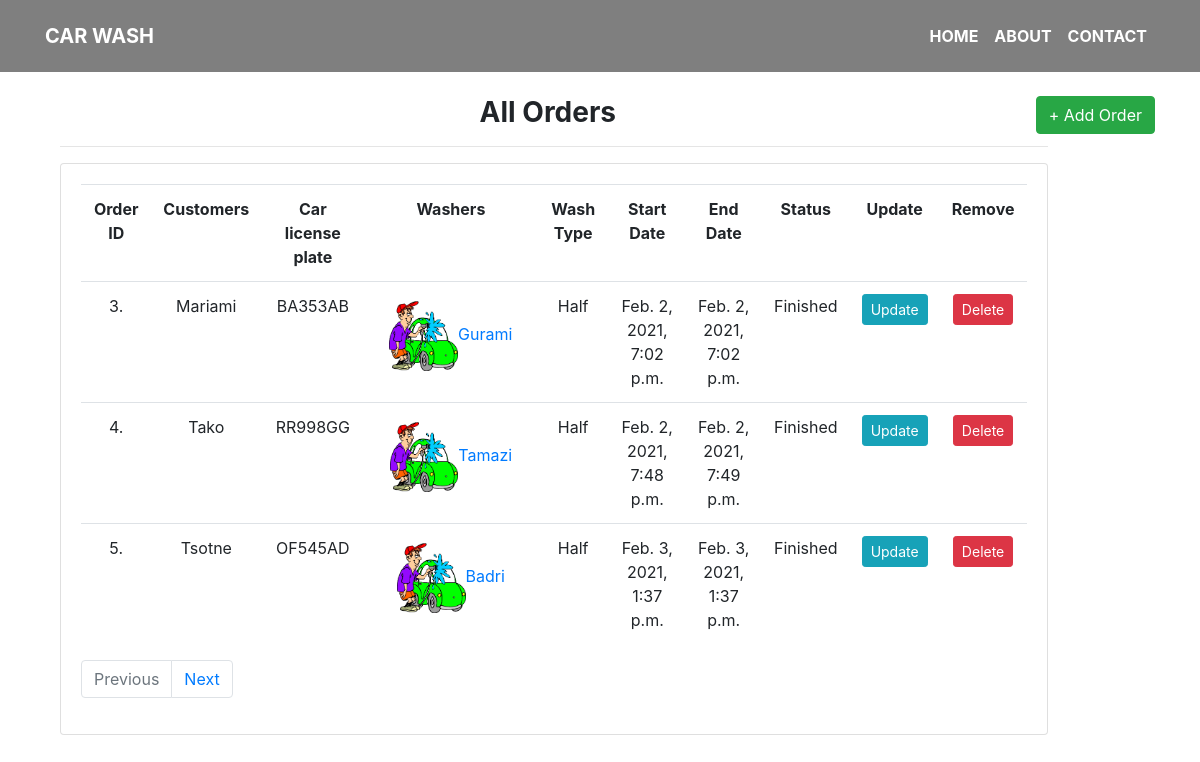
The app's page /order_list/ with its own data.
### car_wash/models.py (models this page shows, shortened)
class Order(models.Model):
    car = models.ForeignKey(Car, on_delete=models.PROTECT, related_name='orders', default=None)
    washer = models.ForeignKey(CarWasher, on_delete=models.CASCADE, related_name='orders')
    customer = models.ForeignKey(Customer, on_delete=models.SET_NULL, null=True, related_name='orders')
    wash_type = models.ForeignKey(WashType, on_delete=models.PROTECT, related_name='orders', default=None)
    order_price = models.DecimalField(max_digits=4, decimal_places=2, verbose_name=_("Price"), default=None, blank=True)
    created_date = models.DateTimeField(auto_now=True, verbose_name=_("Created Date"))
    order_start_date = models.DateTimeField(verbose_name=_("Start time"))
    order_end_date = models.DateTimeField(verbose_name=_("End time"))
    status = models.CharField(max_length=200, default=None)

class Customer(models.Model):
    name = models.CharField(max_length=200)
    def __str__(self):
        return self.name

class Car(models.Model):
    car_type = models.ForeignKey(CarType, on_delete=models.SET_NULL, null=True)
    license_plate = models.CharField(max_length=30, null=False)
    def __str__(self):
        return f"{self.license_plate}"

class CarWasher(models.Model):
    name = models.CharField(max_length=200)
    def __str__(self):
        return self.name

class WashType(models.Model):
    name = models.CharField(max_length=50, verbose_name=_("Name of wash type"))
    percentage = models.IntegerField(verbose_name=_("Base price percentage"), default=100)
    def __str__(self):
        return self.name

### car_wash/views.py (the view)
# urls.py: path('order_list/', name='order_list', view=order_list),
def order_list(request):
    orders = Order.objects.all()
    p = Paginator(orders, 3)
    page_num = request.GET.get('page', 1)
    try:
        page = p.page(page_num)
    except EmptyPage:
        page = p.page(1)
    if page.has_next():
        next_url = f'?page={page.next_page_number()}'
    else:
        next_url = ''
    if page.has_previous():
        prev_url = f'?page={page.previous_page_number()}'
    else:
        prev_url = ''
    return render(request, 'order_list.html',
                  {
                      'orders': page,
                      'next_page_url': next_url,
                      'prev_page_url': prev_url
                  })

### car_wash/templates/order_list.html (shortened to what this page needs)
{% extends 'base.html' %}
{% block body %}
{% load static %}
    <br>
    <br>
    <br>
    <br>
<a style='display:inline' class="btn btn-success float-right" href="{% url 'car_wash:create_order' %}" >+ Add Order</a>
<div class="col-md-11">
		<h3><strong>All Orders</strong></h3>
		<hr>
		<div class="card card-body">
            <table class="table">
				<tr>
                    <th>Order ID</th>
					<th>Customers</th>
					<th>Car license plate</th>
					<th>Washers</th>
					<th>Wash Type</th>
                    <th>Start Date</th>
					<th>End Date</th>
					<th>Status</th>
                    <th>Update</th>
					<th>Remove</th>
				</tr>
				{% for order in orders %}
					<tr>
                        <td>{{ order.pk }}.</td>
						<td>{{ order.customer }}</td>
						<td>{{ order.car }}</td>
						<td><a href="{% url 'car_wash:washer-detail' order.washer.id %}" class="btn"><img src="{% static 'images/washer.png' %}" height="70">{{ order.washer }}</a></td>
						<td>{{ order.wash_type }}</td>
						<td>{{ order.order_start_date }}</td>
						<td>{{ order.order_end_date }}</td>
						<td>{{ order.status }}</td>
                        <td><a class="btn btn-sm btn-info" href="{% url 'car_wash:update_order' order.id %}" >Update</a></td>
						<td><a class="btn btn-sm btn-danger" href="{% url 'car_wash:delete_order' order.id %}" >Delete</a></td>
					</tr>
				{% endfor %}
			</table>
            <nav aria-label="...">
          <ul class="pagination">
            <li class="page-item {% if not prev_page_url %} disabled {% endif %}">
                <a class="page-link" href="{{ prev_page_url }}" tabindex="-1">Previous</a>
            </li>
                <li class="page-item {% if not next_page_url %} disabled {% endif %}">
                    <a class="page-link" href="{{ next_page_url }}">Next</a>
                </li>
          </ul>
        </nav>
		</div>
	</div>
{% endblock body %}

### static/css/main.css (style rules this page uses)
div { text-align: center; }
body { background-image: url('/static/images/background.jpg'); background-repeat: no-repeat; background-size: 1500px 750px; }

### records on screen
Order: pk "3", customer "Mariami", car "BA353AB", washer "Gurami", wash_type "Half", order_start_date "Feb. 2, 2021, 7:02 p.m.", order_end_date "Feb. 2, 2021, 7:02 p.m.", status "Finished"
Order: pk "4", customer "Tako", car "RR998GG", washer "Tamazi", wash_type "Half", order_start_date "Feb. 2, 2021, 7:48 p.m.", order_end_date "Feb. 2, 2021, 7:49 p.m.", status "Finished"
Order: pk "5", customer "Tsotne", car "OF545AD", washer "Badri", wash_type "Half", order_start_date "Feb. 3, 2021, 1:37 p.m.", order_end_date "Feb. 3, 2021, 1:37 p.m.", status "Finished"
